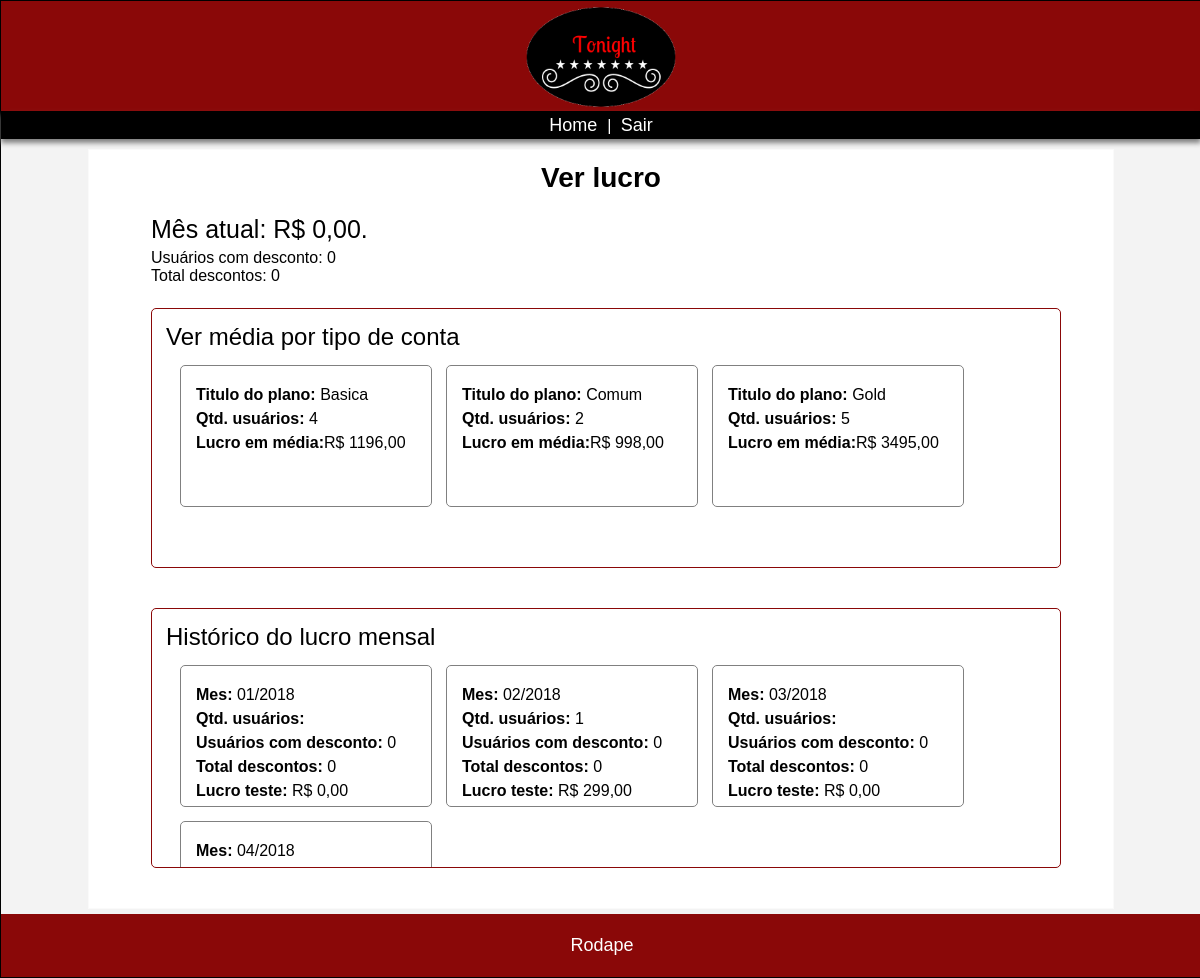
The page /tonight-adm-restrito/lucro.php (signed in) on the database its author committed.
### tables this page shows
CREATE TABLE `tbl_tipo_conta` (
  `id_tipo_conta` int(11) NOT NULL AUTO_INCREMENT,
  `titulo` varchar(50) NOT NULL,
  `valor` int(4) NOT NULL,
  `foto` int(11) NOT NULL,
  `video` int(11) NOT NULL,
  PRIMARY KEY (`id_tipo_conta`)
);

### tonight-adm-restrito/model/lucro_class.php (called while the page is built, shortened)
<?php
class Lucro{
    public $conect;
    public function __construct(){
        require_once('db_class.php');
        $conexao = new Mysql_db();
        $this->conect = $conexao->conectar();
    }
    public function SelectMesAtual(){
        $sql = "select * from tbl_mensalidade where month(data_hora) = ".date('m');
        if($select = mysqli_query($this->conect, $sql)){
            $lucro = 0;
            $totalDesc = 0;
            $usersDesconto = 0;
            $resp = new Lucro;
            $resp->lucro = $lucro - $totalDesc;
            $resp->desconto = $totalDesc;
            $resp->usersDesconto = $usersDesconto;
            return $resp;
        }else{
            return false;
        }
    }
    public function SelectUsersTipoConta(){
        $sql1 = "select * from tbl_tipo_conta";
        if($select1 = mysqli_query($this->conect, $sql1)){
            $cont1 = 0;
            while($rs1 = mysqli_fetch_array($select1)){
                $lucro[] = new Lucro;
                $lucro[$cont1]->titulo = $rs1['titulo'];
                $lucro[$cont1]->idConta = $rs1['id_tipo_conta'];
                $lucro[$cont1]->valor = $rs1['valor'];
                $id = $lucro[$cont1]->idConta;
                $sql2 = "select count(*) as nmr from tbl_filiado where id_tipo_conta =".$id." and conta_ativa = 1";
                if($select2 = mysqli_query($this->conect, $sql2)){
                    while($rs2 = mysqli_fetch_array($select2)){
                        $lucro[$cont1]->nmrUsers = $rs2['nmr'];
                    }
                }
                $lucro[$cont1]->lucro = $lucro[$cont1]->valor * $lucro[$cont1]->nmrUsers;
                $cont1++;
            }
            return $lucro;
        }else{
            return false;
        }
    }
    public function SelectHistoricoMensal(){
        $sql = "select date(data_hora) as data from tbl_mensalidade group by month(data_hora)";
        if($select = mysqli_query($this->conect, $sql)){
            $cont = 0;
            while($rs = mysqli_fetch_array($select)){
                $resp[] = new Lucro();
                $databd = $rs['data'];
                $dataexpd = explode('-', $databd);
                $mes = $dataexpd[1];
                $ano = $dataexpd[0];
                $resp[$cont]->mesAno = $mes.'/'.$ano;
                $sql1 = "select * from tbl_mensalidade where data_hora like '%".$databd."%' and valor != 0";
                if($select1 = mysqli_query($this->conect, $sql1)){
                    $usersDesc = 0;
                    $valorDesc = 0;
                    $lucro = 0;
                    while($rs1 = mysqli_fetch_array($select1)){
                        $resp[$cont]->nmrUsers = mysqli_num_rows($select1);
                        $lucro = $lucro + $rs1['valor'];
                    }
                }
                $resp[$cont]->nmrUsersDesc = $usersDesc;
                $resp[$cont]->totalDesc = $usersDesc * $valorDesc;
                $resp[$cont]->lucro = $lucro - $resp[$cont]->totalDesc;
                $cont++;
            }
            return $resp;
        }else{
            return false;
        }
    }
}
?>

### tonight-adm-restrito/model/db_class.php (called while the page is built, shortened)
<?php
  class Mysql_db{
    public $server;
    public $user;
    public $password;
    public function __construct(){
        $this->server = "localhost";
        $this->user = "tonig231";
        $this->password = "9pL6q34mWu";
        $this->db = "tonig231_tonight";
    }
    public function conectar(){
        if($conexao = mysqli_connect($this->server, $this->user, $this->password, $this->db) or die ('Erro de conexão')){
            mysqli_query($conexao, "SET NAMES 'utf8'");
            mysqli_query($conexao, 'SET character_set_connection=utf8');
            mysqli_query($conexao, 'SET character_set_client=utf8');
            mysqli_query($conexao, 'SET character_set_results=utf8');
          return $conexao;
        }else{
          echo("Erro de conexão");
          die();
        }
    }
  }
?>

### tonight-adm-restrito/controller/lucro_controller.php (called while the page is built, shortened)
<?php
class ControllerLucro{
    public function LucroMesAtual(){
        include_once('model/lucro_class.php');
        $home_class = new Lucro();
        $rs = $home_class->SelectMesAtual();
        return $rs;
    }
    public function BuscarUsersTipoConta(){
        include_once('model/lucro_class.php');
        $home_class = new Lucro();
        $rs = $home_class->SelectUsersTipoConta();
        return $rs;
    }
    public function HistoricoMensal(){
        include_once('model/lucro_class.php');
        $home_class = new Lucro();
        $rs = $home_class->SelectHistoricoMensal();
        return $rs;
    }
}
?>

### tonight-adm-restrito/view/lucro_view.php (the view)
<h1 class="titulo_maior"> Ver lucro </h1>
<div id="lucro">
    <?php
        $controller = new ControllerLucro();
        $dia = date('d');
        if($dia == 10){
            $rs = $controller->LucroMesAtual();
        }else{
            $rs = false;
        }
        if($rs != false){
            $lucro = 'R$ '.$rs->lucro.',00';
            $desconto = $rs->desconto;
            $usersDesconto = $rs->usersDesconto;
        }else{
            $lucro = "Ainda não realizado";
            $desconto = '';
            $usersDesconto = '';
        }
    ?>
    <p class="titulo"> Mês atual: <?php echo $lucro ?>. </p>
    <p> Usuários com desconto:    <?php echo $desconto ?> </p>
    <p> Total descontos:          <?php echo $usersDesconto ?></p>
    <br>
    <div class="content_lucro">
        <h2> Ver média por tipo de conta </h2>
    <?php
        $rs = $controller->BuscarUsersTipoConta();
        if($rs != false){
            $cont = 0;
            while($cont < count($rs)){
                $titulo = $rs[$cont]->titulo;
                $nmrUsuarios = $rs[$cont]->nmrUsers;
                $lucroMedia = $rs[$cont]->lucro;
    ?>
        <div class="conta">
            <p><b>Titulo do plano:</b> <?php echo $titulo ?> </p>
            <p><b>Qtd. usuários:</b>  <?php echo $nmrUsuarios ?></p>
            <p><b>Lucro em média:</b><?php echo 'R$ '.$lucroMedia.',00' ?></p>
        </div>
    <?php
                $cont++;
            }
        }else{
            echo 'Não foram encontrados cientes cadastrados';
        }
    ?>
    </div>
    <div class="content_lucro">
    <h2> Histórico do lucro mensal </h2>
    <?php
        $rs = $controller->HistoricoMensal();
        if($rs != false){
            $cont = 0;
            while($cont < count($rs)){
                $mesAno = $rs[$cont]->mesAno;
                $nmrUsuarios = $rs[$cont]->nmrUsers;
                $nmrUsuariosDesc = $rs[$cont]->nmrUsersDesc;
                $totalDesc = $rs[$cont]->totalDesc;
                $lucroMedia = $rs[$cont]->lucro;
    ?>
        <div class="conta">
            <p><b>Mes:</b> <?php echo $mesAno ?></p>
            <p><b>Qtd. usuários:</b> <?php echo $nmrUsuarios ?></p>
            <p><b>Usuários com desconto:</b> <?php echo $nmrUsuariosDesc ?></p>
            <p><b>Total descontos:</b> <?php echo $totalDesc ?></p>
            <p><b>Lucro teste:</b> R$ <?php echo $lucroMedia ?>,00</p>
        </div>
    <?php
                $cont++;
            }
        }else{
            echo 'Não foi encontrado o histórico de pagamento';
        }
    ?>
    </div>
</div>

### tonight-adm-restrito/lucro.php (shortened to what this page needs)
<!DOCTYPE html>
<html>
	<head>
		<link rel="stylesheet" type="text/css" href="css/estilo_padrao.css" />
		<link rel="stylesheet" type="text/css" href="css/estilo_lucro.css" />
	</head>
	<body>
		<div id="principal">
            <?php include_once('view/header.php'); ?>
            <section id="conteudo">
                <?php include_once('controller/lucro_controller.php'); ?>
                <?php include_once('view/lucro_view.php'); ?>
            </section>
            <?php include_once('view/footer.php'); ?>
		</div>
	</body>
</html>

### tonight-adm-restrito/view/header.php (shortened to what this page needs)
<div id="cabecalho">
    <a href="index.php">
       <img src="../imagens/logo.png" id="logo" alt="logo tonight">
    </a>
</div>
<div class="barra">
    <a href="index.php"> Home </a>
    &#124;
    <a href="?sair"> Sair </a>
</div>

### tonight-adm-restrito/view/footer.php
<div id="rodape">
    <p><a> Rodape </a></p>
</div>

### tonight-adm-restrito/css/estilo_padrao.css (style rules this page uses)
* { padding:0; margin:0; list-style: none ; font-family: arial; }
a { text-decoration: none; }
body { overflow-x: hidden; }
#principal { width:100%; height:auto; min-width: 800px; background-color: #F3F3F3; border: solid 1px black; }
#cabecalho { width:100%; min-width: 800px; height:110px; text-align: center; background-color: #8A0808; box-shadow: 0px 0px 5px; }
.barra { color: white; width:100%; min-width: 800px; height:20px; padding-top: 4px; padding-bottom: 4px; text-align: center; background-color: #000; box-shadow: 0px 4px 5px gray; }
.barra a { color: white; margin-left: 5px; margin-right: 5px; font-size: 18px; }
#logo { width:150px; height: 100px; margin:auto; margin-top:5px; border: solid 1px transparent; }
#conteudo { width:1000px; min-width: 800px; height:auto; padding: 1%; margin: 10px auto 5px auto; border: solid 1px #FAFAFA; background-color: white; }
.titulo { font-size: 25px; }
.titulo_maior { font-size: 28px; text-align: center; }
#rodape { width:100%; min-width: 800px; height:auto; background-color: #8A0808; border-bottom: solid 15px #000; font-size: 18px; text-align: center; padding-top: 20px; padding-bottom: 20px; border: solid 1px transparent; }
#rodape p a { color: white; text-decoration: none; }

### tonight-adm-restrito/css/estilo_lucro.css (style rules this page uses)
h2 { font-weight: 100; }
.titulo { margin-top: 20px; margin-bottom: 5px; }
#lucro { width: 930px; height: 700px; margin: auto; padding-left: 30px; border: solid 1px #FFF; }
.content_lucro { width: 880px; height: 230px; overflow-y: scroll; margin-top: 5px; margin-bottom: 40px; padding: 14px; border-radius: 5px; border: solid 1px #8A0808; }
.conta { float: left; width: 220px; height: 110px; padding: 15px; border-radius: 5px; margin: 14px 0px 0px 14px; border: solid 1px gray; }
.conta p { margin-top: 5px; margin-bottom: 6px; }

### rows shown on the page
tbl_tipo_conta: titulo "Basica"
tbl_tipo_conta: titulo "Comum", id_tipo_conta "2", lucroMedia "998"
tbl_tipo_conta: titulo "Gold", foto "5", lucroMedia "3495"

### other values the page prints
$lucro "R$ 0,00"
$desconto "0"
$usersDesconto "0"
$nmrUsuarios "4"
$lucroMedia "1196"
$mesAno "01/2018"
$nmrUsuariosDesc "0"
$totalDesc "0"
$lucroMedia "0"
$mesAno "02/2018"
$nmrUsuarios "1"
$lucroMedia "299"
$mesAno "03/2018"
$mesAno "04/2018"
